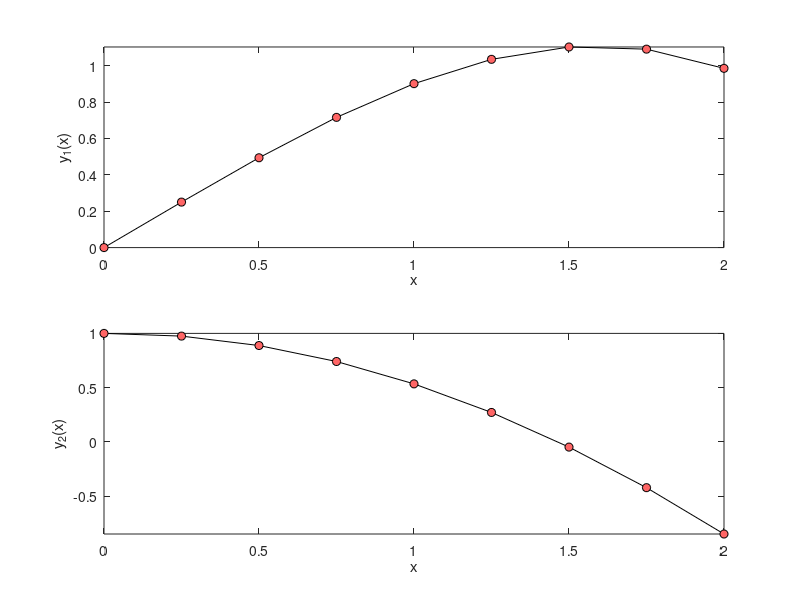

Here is the MATLAB script that generated this plot:
% Code 6-1a | Euler's Explicit Method
clc; clear; close all
f = @(x,Y) [Y(2); -0.1*Y(2)-x];           %ODE
Y = [0 1];                                %initial values
S = [0 2];                                %response span
h = 0.25;                                 %domain increment
%Method_________________________________________________________________
x = S(1);
Y = Y(:);
i = 1;
xx = x; YY = Y;
while x < S(2)
    i = i+1;
    Y = Y+f(x,Y)*h;
    x = x+h;
    xx(i) = x; YY(:,i) = Y;
end
%Illustration___________________________________________________________
m = numel(Y);
div = ['---------' repmat('------------',[1,m]),'\n'];
fprintf('        x'); fprintf('       y%d(x)',1:m);    fprintf(['\n',div]);
fprintf(['%9.3g',repmat('%12.5g',[1,m]),'\n'],[xx;YY]);fprintf(div);
for i = 1:m
    subplot(m,1,i)
    plot(xx,YY(i,:),'linestyle','-','Color','k',...
        'Marker','o','MarkerFaceColor',[1 0.4 0.4],...
        'displayname','f^0(x)'); hold on
    xlabel('x'); ylabel(['y_' num2str(i) '(x)']); axis tight;
end
